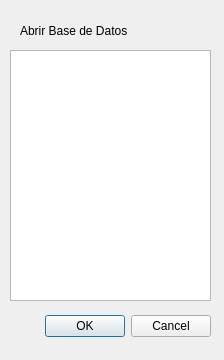
<?xml version="1.0" encoding="UTF-8"?>
<ui version="4.0">
 <class>Dialog</class>
 <widget class="QDialog" name="Dialog">
  <property name="geometry">
   <rect>
    <x>0</x>
    <y>0</y>
    <width>224</width>
    <height>360</height>
   </rect>
  </property>
  <property name="windowTitle">
   <string>Dialog</string>
  </property>
  <widget class="QDialogButtonBox" name="buttonBox">
   <property name="geometry">
    <rect>
     <x>30</x>
     <y>310</y>
     <width>181</width>
     <height>32</height>
    </rect>
   </property>
   <property name="orientation">
    <enum>Qt::Horizontal</enum>
   </property>
   <property name="standardButtons">
    <set>QDialogButtonBox::Cancel|QDialogButtonBox::Ok</set>
   </property>
  </widget>
  <widget class="QLabel" name="label">
   <property name="geometry">
    <rect>
     <x>20</x>
     <y>20</y>
     <width>161</width>
     <height>21</height>
    </rect>
   </property>
   <property name="text">
    <string>Abrir Base de Datos</string>
   </property>
  </widget>
  <widget class="QListWidget" name="listWidget">
   <property name="geometry">
    <rect>
     <x>10</x>
     <y>50</y>
     <width>201</width>
     <height>251</height>
    </rect>
   </property>
  </widget>
 </widget>
 <resources/>
 <connections>
  <connection>
   <sender>buttonBox</sender>
   <signal>accepted()</signal>
   <receiver>Dialog</receiver>
   <slot>accept()</slot>
   <hints>
    <hint type="sourcelabel">
     <x>248</x>
     <y>254</y>
    </hint>
    <hint type="destinationlabel">
     <x>157</x>
     <y>274</y>
    </hint>
   </hints>
  </connection>
  <connection>
   <sender>buttonBox</sender>
   <signal>rejected()</signal>
   <receiver>Dialog</receiver>
   <slot>reject()</slot>
   <hints>
    <hint type="sourcelabel">
     <x>316</x>
     <y>260</y>
    </hint>
    <hint type="destinationlabel">
     <x>286</x>
     <y>274</y>
    </hint>
   </hints>
  </connection>
 </connections>
</ui>
